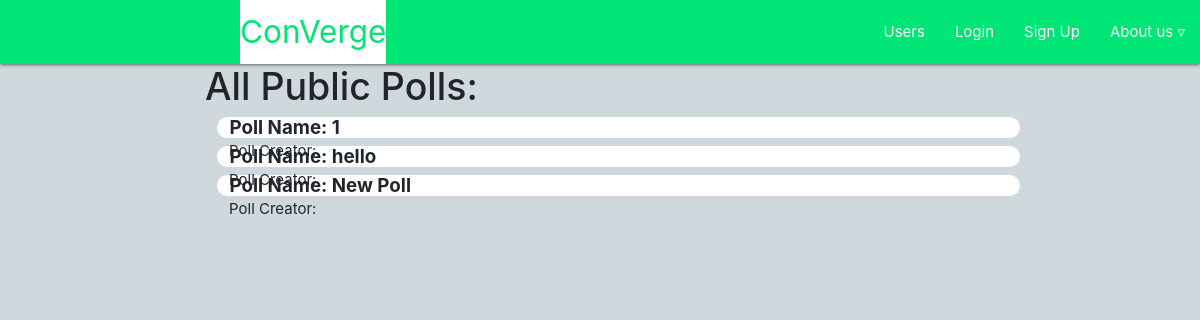
The page /pollDashboard/ on the database as committed earlier.
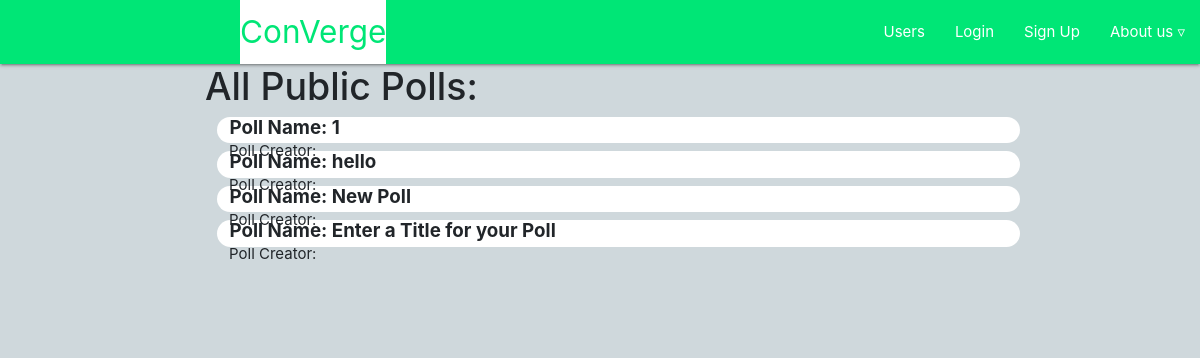
The same page on the database as committed later.
### users/models.py (models this page shows)
class Polls(models.Model):
    polls_id = models.AutoField(primary_key=True)
    creator = models.ForeignKey(Profile, on_delete=models.CASCADE, default='Not Logged IN')
    title = models.CharField(max_length=120, default='Enter a Title for your Poll')
    questionOne = models.CharField(max_length=120, default='Enter a Question')
    questionTwo = models.CharField(max_length=120, default='Enter a Question')
    questionThree = models.CharField(max_length=120, default='Enter a Question')
    questionFour = models.CharField(max_length=120, default='Enter a Question')
    questionFive = models.CharField(max_length=120, default='Enter a Question')

### users/views.py (the view)
# urls.py: path('pollDashboard/',user_views.pollsDashboard,name='pollDashboard'),
def pollsDashboard(request):
    polls = Polls.objects.all() #from db
    return render(request,'users/pollDashboard.html',{'polls':polls})

### users/templates/users/pollDashboard.html (shortened to what this page needs)
{% extends "main/header.html" %}
{% block content%}
<div class="row" id="main1">
  <div class="col-2"></div>
  <div class="col-9">
    <div>
      <h1>All Public Polls: </h1>
      {% for x in polls %}
      <div class="poll_box">
        <div>
          <h5><strong>Poll Name: {{x.title}}</strong></h5>
          <p>Poll Creator: <a href="/allUsers?name1={{x.creator.user}}"> {{x.creator.user}} </a></p>
        </div>
      </div>
      {% endfor %}
    </div>
  </div>
</div>
{% endblock%}

Rows that differ between the two databases and show on the page:
added Polls: title "Enter a Title for your Poll"
